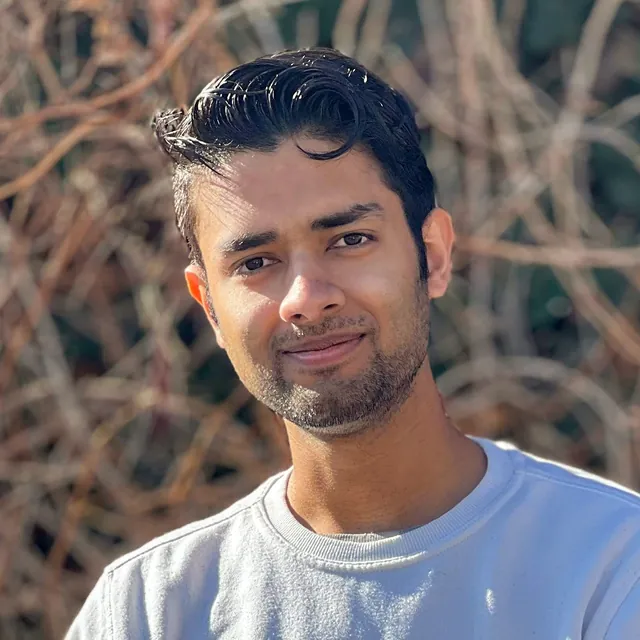
#> input picture img/tushar-pandey.webp, 640 x 640 px, given in place of Pandey_Tushar_pic.jpg, which was not available
$ python portrait.py
#> lines starting #> are read from the running program, lines starting #| are printed output that depends on the picture
"""Alternative portrait crops img/tushar-pandey-b.webp (640) and
img/tushar-pandey-b-320.webp from the original photo, with a mild grade that
cools and desaturates the background while leaving the face untouched.
Writes no metadata (the source carries GPS EXIF).

    python _studio/tools/assets/portrait.py [path/to/source.jpg]
"""
import pathlib, sys
from PIL import Image, ImageChops, ImageDraw, ImageEnhance, ImageFilter, ImageOps

ROOT = pathlib.Path(__file__).resolve().parents[3]
SRC = pathlib.Path(sys.argv[1] if len(sys.argv) > 1 else ROOT.parent / 'Pandey_Tushar_pic.jpg')

im = ImageOps.exif_transpose(Image.open(SRC)).convert('RGB')
#> im is the input picture: PIL image 640x640 RGB; mean R, G, B 120.5, 109.2, 107.2
W, H = im.size
#> W = 640; H = 640

# square crop, as loose as the frame allows while keeping the face near the centre
FACE = (0.452 * W, 0.40 * H)          # centre of the face in the source, by eye
#> FACE = (289.3, 256)
side = int(min(W, H, FACE[0] / 0.475))
#> side = 609
left = max(0, min(W - side, int(FACE[0] - 0.475 * side)))
#> left = 0
top = max(0, min(H - side, int(FACE[1] - 0.44 * side)))
#> top = 0
im = im.crop((left, top, left + side, top + side))
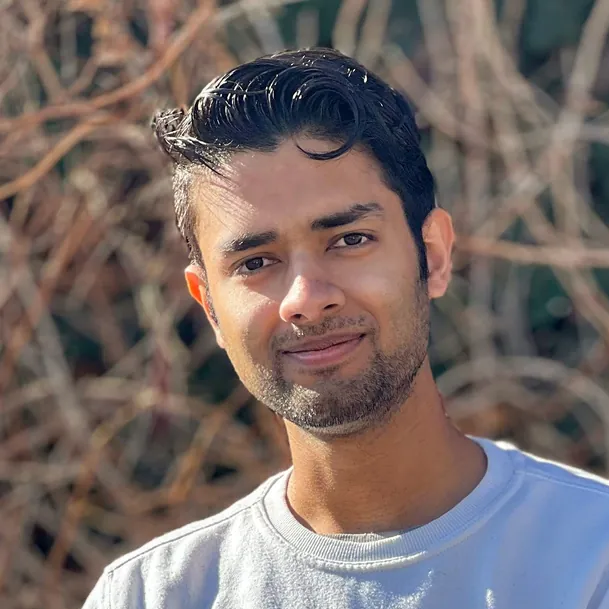
#> im: PIL image 609x609 RGB; mean R, G, B 120.3, 107.1, 103.5

# background grade: less saturation, slightly cooler and a touch darker
bg = ImageEnhance.Color(im).enhance(0.5)
r, g, b = bg.split()
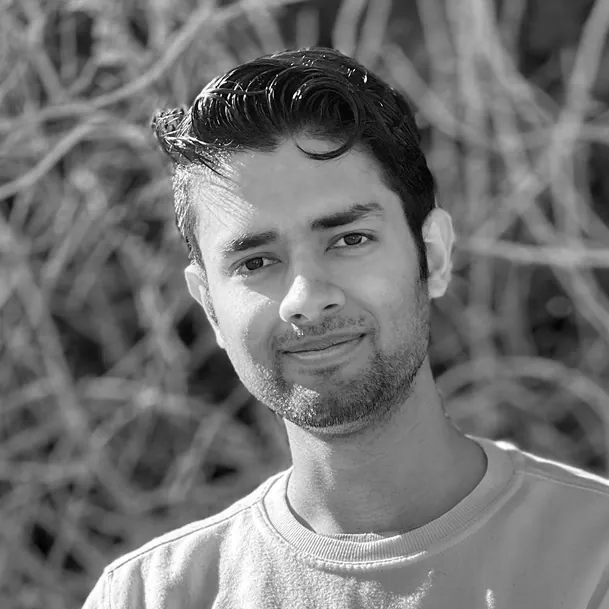
#> r: PIL image 609x609 L; min 0, max 255, mean 115.2
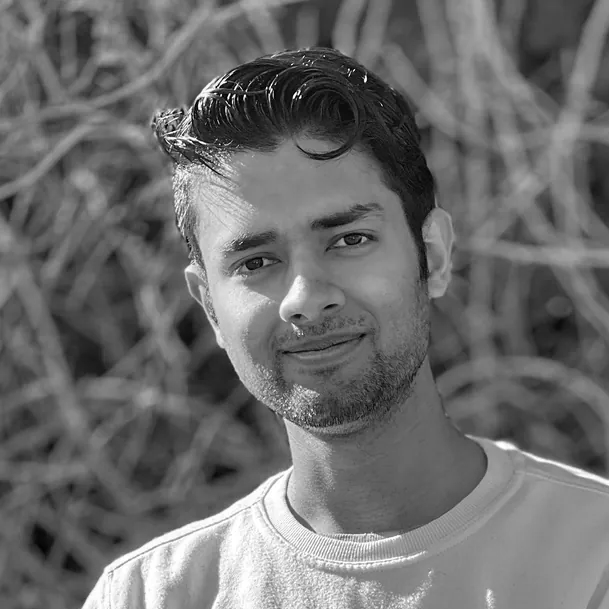
#> g: PIL image 609x609 L; min 0, max 255, mean 108.6
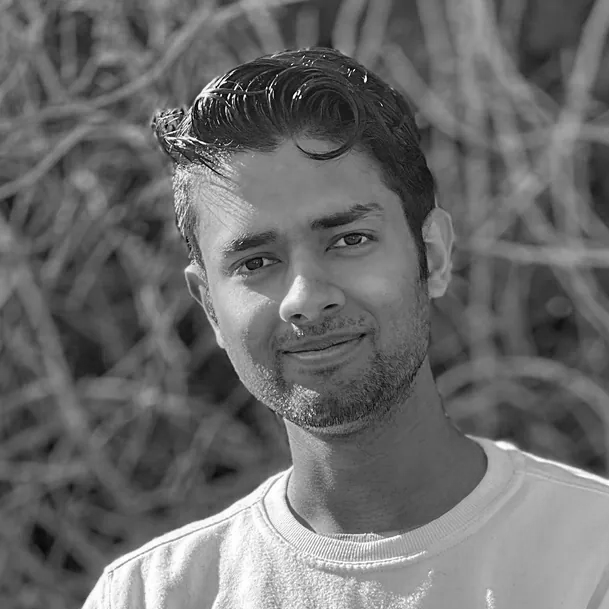
#> b: PIL image 609x609 L; min 0, max 255, mean 107
r = r.point(lambda v: v * 0.95)
b = b.point(lambda v: min(255, v * 1.04 + 3))
bg = ImageEnhance.Brightness(Image.merge('RGB', (r, g, b))).enhance(0.95)
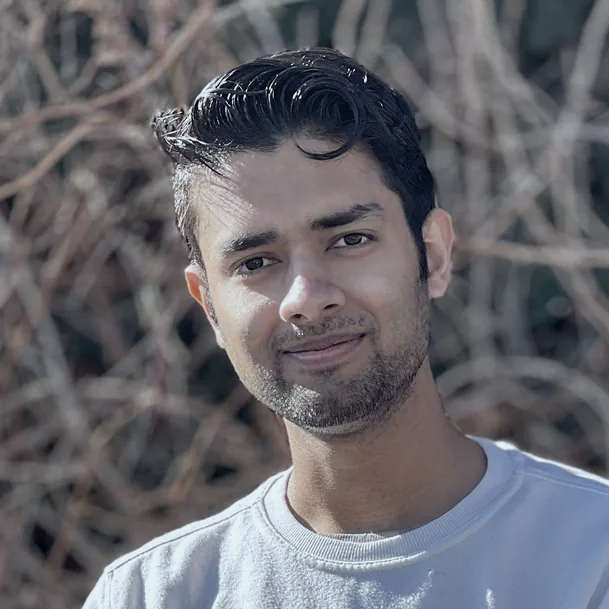
#> bg: PIL image 609x609 RGB; mean R, G, B 103.5, 102.7, 108

# keep mask: head, neck and sweater, feathered so no edge is visible
mask = Image.new('L', im.size, 0)
#> mask: PIL image 609x609 L; every value is 0
d = ImageDraw.Draw(mask)
s = side / 1000
#> s = 0.609
fx, fy = (FACE[0] - left) / side * 1000, (FACE[1] - top) / side * 1000
#> fx = 475; fy = 420.4
d.ellipse([(fx - 150) * s, (fy - 270) * s, (fx + 150) * s, (fy + 190) * s], fill=255)   # head and hair
d.rectangle([(fx - 75) * s, (fy + 80) * s, (fx + 110) * s, (fy + 330) * s], fill=255)   # neck
d.ellipse([(fx - 400) * s, (fy + 250) * s, (fx + 520) * s, (fy + 900) * s], fill=255)   # shoulders
mask = mask.filter(ImageFilter.GaussianBlur(45 * s))
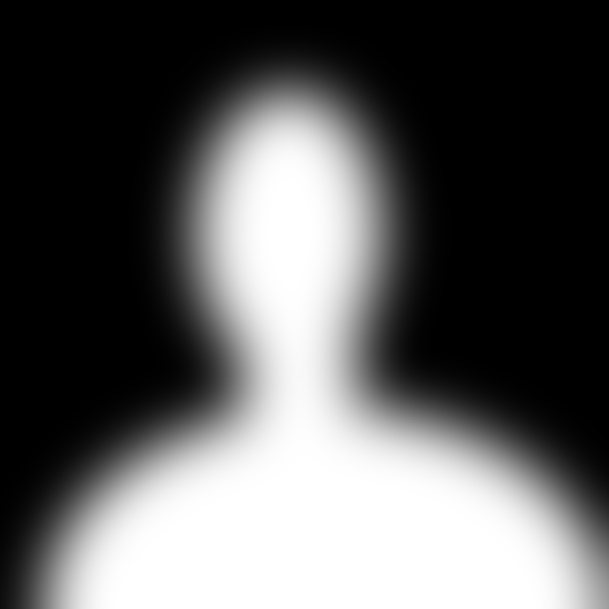
#> mask: PIL image 609x609 L; min 0, max 255, mean 92.5

out = Image.composite(im, bg, mask)
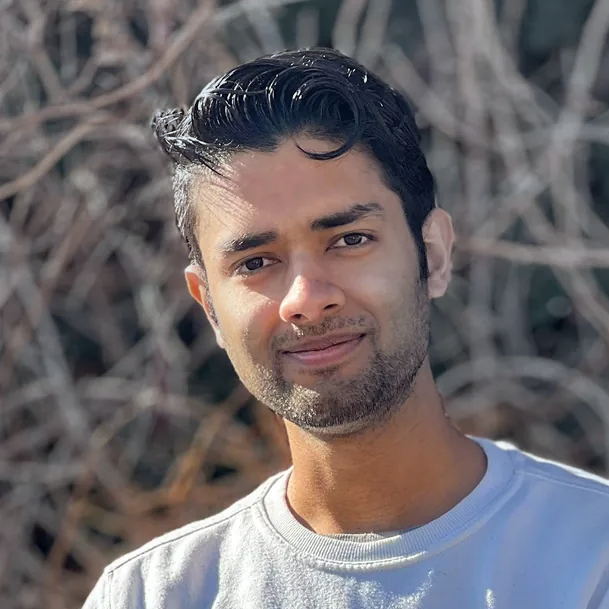
#> out: PIL image 609x609 RGB; mean R, G, B 110.5, 104.5, 107

for size, name in ((640, 'tushar-pandey-b.webp'), (320, 'tushar-pandey-b-320.webp')):
    path = ROOT / 'img' / name
    out.resize((size, size), Image.LANCZOS).save(path, 'WEBP', quality=84, method=6)
    check = Image.open(path)
    assert not check.info.get('exif') and not check.getexif(), f'{name} carries EXIF'
    print(f'{name}: {path.stat().st_size} bytes, no EXIF')
